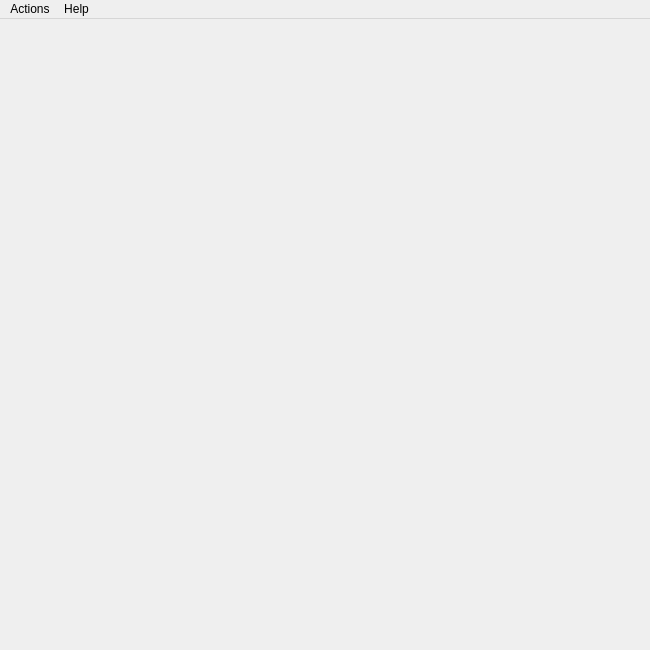
<?xml version="1.0" encoding="UTF-8"?>
<ui version="4.0">
 <class>MainWindow</class>
 <widget class="QMainWindow" name="MainWindow">
  <property name="geometry">
   <rect>
    <x>0</x>
    <y>0</y>
    <width>650</width>
    <height>650</height>
   </rect>
  </property>
  <property name="windowTitle">
   <string>MainWindow</string>
  </property>
  <widget class="QWidget" name="centralWidget"/>
  <widget class="QMenuBar" name="menuBar">
   <property name="geometry">
    <rect>
     <x>0</x>
     <y>0</y>
     <width>650</width>
     <height>22</height>
    </rect>
   </property>
   <widget class="QMenu" name="menuHelp">
    <property name="title">
     <string>Help</string>
    </property>
    <addaction name="actionAbout"/>
   </widget>
   <widget class="QMenu" name="menuInsert">
    <property name="title">
     <string>Actions</string>
    </property>
    <addaction name="actionInsert"/>
   </widget>
   <addaction name="menuInsert"/>
   <addaction name="menuHelp"/>
  </widget>
  <action name="actionOpen">
   <property name="text">
    <string>Open</string>
   </property>
  </action>
  <action name="actionSave">
   <property name="text">
    <string>Save</string>
   </property>
  </action>
  <action name="actionAbout">
   <property name="text">
    <string>About</string>
   </property>
  </action>
  <action name="actionInsert">
   <property name="text">
    <string>Insert</string>
   </property>
  </action>
 </widget>
 <layoutdefault spacing="6" margin="11"/>
 <resources/>
 <connections/>
</ui>
